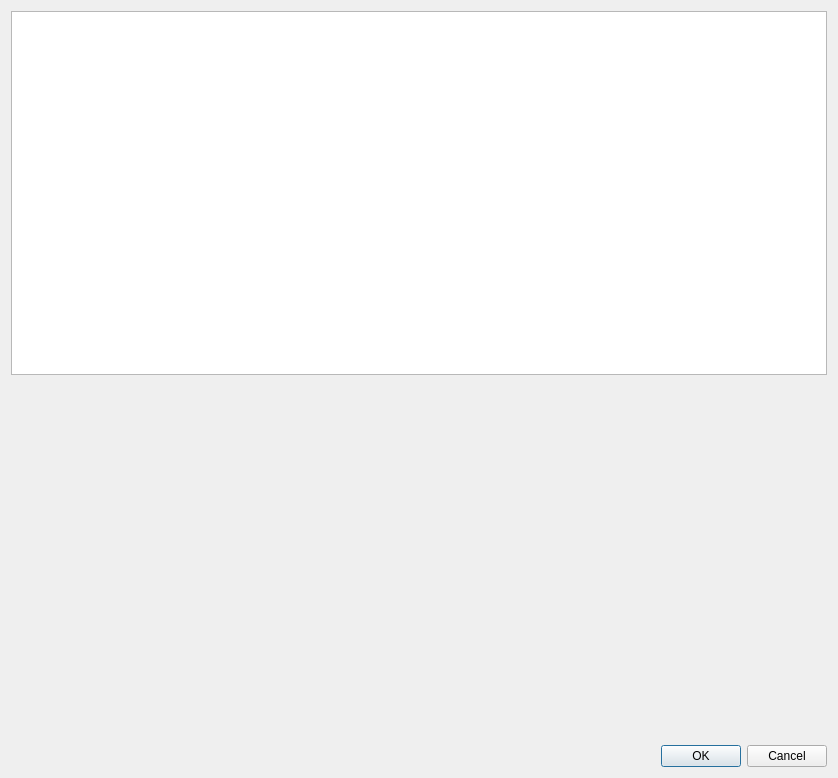
<?xml version="1.0" encoding="UTF-8"?>
<ui version="4.0">
 <class>TilemapDialog</class>
 <widget class="QDialog" name="TilemapDialog">
  <property name="geometry">
   <rect>
    <x>0</x>
    <y>0</y>
    <width>838</width>
    <height>778</height>
   </rect>
  </property>
  <property name="windowTitle">
   <string>Dialog</string>
  </property>
  <layout class="QVBoxLayout" name="verticalLayout_2">
   <item>
    <layout class="QVBoxLayout" name="verticalLayout">
     <item>
      <widget class="QGraphicsView" name="graphicsView"/>
     </item>
     <item>
      <spacer name="verticalSpacer">
       <property name="orientation">
        <enum>Qt::Vertical</enum>
       </property>
       <property name="sizeHint" stdset="0">
        <size>
         <width>20</width>
         <height>40</height>
        </size>
       </property>
      </spacer>
     </item>
    </layout>
   </item>
   <item>
    <widget class="QDialogButtonBox" name="buttonBox">
     <property name="orientation">
      <enum>Qt::Horizontal</enum>
     </property>
     <property name="standardButtons">
      <set>QDialogButtonBox::Cancel|QDialogButtonBox::Ok</set>
     </property>
    </widget>
   </item>
  </layout>
 </widget>
 <resources/>
 <connections>
  <connection>
   <sender>buttonBox</sender>
   <signal>accepted()</signal>
   <receiver>TilemapDialog</receiver>
   <slot>accept()</slot>
   <hints>
    <hint type="sourcelabel">
     <x>248</x>
     <y>254</y>
    </hint>
    <hint type="destinationlabel">
     <x>157</x>
     <y>274</y>
    </hint>
   </hints>
  </connection>
  <connection>
   <sender>buttonBox</sender>
   <signal>rejected()</signal>
   <receiver>TilemapDialog</receiver>
   <slot>reject()</slot>
   <hints>
    <hint type="sourcelabel">
     <x>316</x>
     <y>260</y>
    </hint>
    <hint type="destinationlabel">
     <x>286</x>
     <y>274</y>
    </hint>
   </hints>
  </connection>
 </connections>
</ui>
